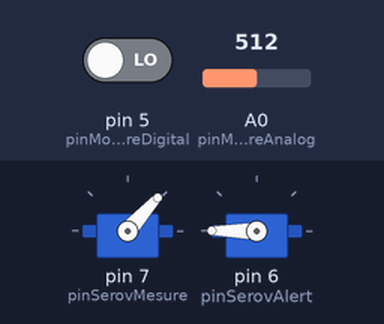
The sketch below on a simulated Arduino Uno, built with avr-gcc and run on an emulated ATmega328P. On the bench: 2 × servo. Inputs (shaded band) come from the test bench; at power-on: A0 (pinMoistureAnalog) = 512, pin 5 (pinMoistureDigital) LOW.

Above: at 6.3 s.
6.4 s: A0 (pinMoistureAnalog) set to 340
At 10.5 s:
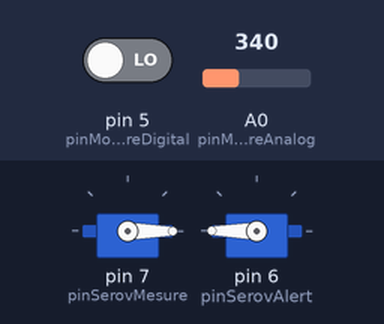
10.7 s: A0 (pinMoistureAnalog) set to 361
At 14.4 s:
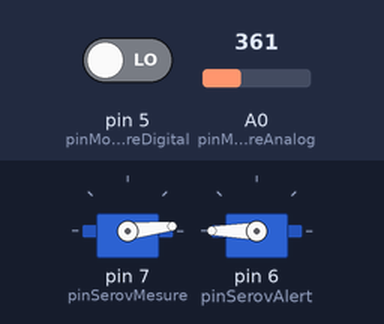
15.0 s: A0 (pinMoistureAnalog) set to 716
At 19.7 s:
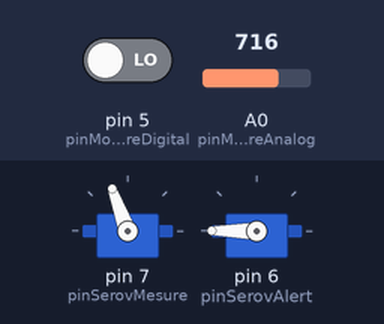
19.8 s: A0 (pinMoistureAnalog) set to 900
At 24.6 s:
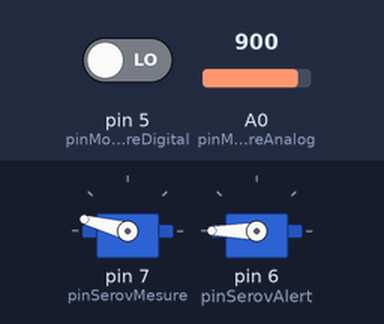
24.7 s: A0 (pinMoistureAnalog) set to 960
At 28.7 s:
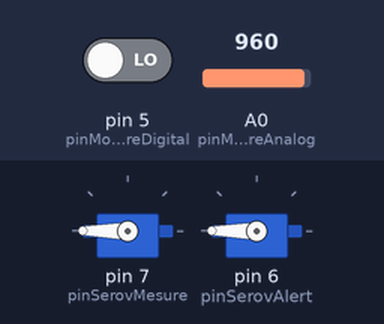
Timing chart, 0 to 30.2 s (numbered marks = the images above; inputs shaded):
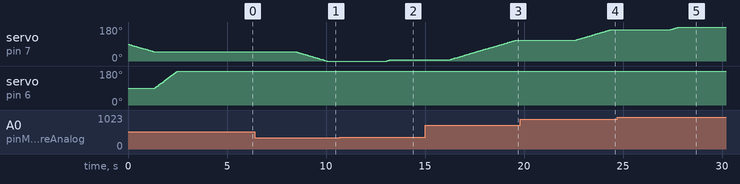

Measured:
- after the input at 6.4 s, servo on pin 7 (pinSerovMesure): moves from 48° to 0° over 1.5 s, starting after 2.1 s
- after the input at 10.7 s, servo on pin 7 (pinSerovMesure): 0° → 6° after 2.4 s
- after the input at 15.0 s, servo on pin 7 (pinSerovMesure): moves from 6° to 110° over 3.3 s, starting after 1.2 s
- after the input at 19.8 s, servo on pin 7 (pinSerovMesure): moves from 110° to 165° over 1.7 s, starting after 2.8 s
- after the input at 24.7 s, servo on pin 7 (pinSerovMesure): moves from 165° to 180° over 0.46 s, starting after 2.7 s

The sketch:

arduino_moisture_servo.ino
```cpp
#include <VarSpeedServo.h>
#include <JeeLib.h>

const int pinMoistureAnalog = A0;
const int pinMoistureDigital = 5;
const int pinSerovMesure = 7;
const int pinSerovAlert = 6;
VarSpeedServo servoMesure;
VarSpeedServo servoAlert;
int mappedMoisture = 0;
int lastMappedMoisture = 0;
int digitalMoisture = 0;
int analogMoisture = 600;
int maxMappedMoisture = 950;
int minMappedMoisture = 350;
int amountNeededToMove = 5;
boolean DEBUG = false;

ISR(WDT_vect) {
  Sleepy::watchdogEvent();
}

void debugOutput() {
  if (DEBUG) {
    Serial.print("Last mapped moisture : ");
    Serial.println(lastMappedMoisture);
    Serial.print("MappedMoisture : ");
    Serial.println(mappedMoisture);
    Serial.print("Analog Moisture : ");
    Serial.println(analogMoisture);
    Serial.print("Digital Moisture : ");
    Serial.println(digitalMoisture);
    Serial.println("-----------------------");
  }
}

void readInputs() {
  analogMoisture = analogRead(pinMoistureAnalog);
  digitalMoisture = digitalRead(pinMoistureDigital);
}

void ifExceedModifyMinMax() {
  if (analogMoisture < minMappedMoisture) {
    minMappedMoisture = analogMoisture;
  }
  if (analogMoisture > maxMappedMoisture) {
    maxMappedMoisture = analogMoisture;
  }
}

void computeMappedMoisture() {
  mappedMoisture = map(analogMoisture, minMappedMoisture, maxMappedMoisture, 0, 180);
}

void ifDiffIsEnoughMoveServo() {
  if (abs(lastMappedMoisture - mappedMoisture) > amountNeededToMove) {
    servoMesure.write(mappedMoisture, 20, true);
    lastMappedMoisture = mappedMoisture;
    int flagAlertPosition = (digitalMoisture == 1 ? 90 : 180);
    servoAlert.write(flagAlertPosition, 50, true);
  }
}

void setup() {
  pinMode(pinMoistureAnalog, INPUT);
  pinMode(pinMoistureDigital, INPUT);
  servoMesure.attach(pinSerovMesure);
  servoAlert.attach(pinSerovAlert);
  Serial.begin(9600);
}

void loop() {

  readInputs();
  ifExceedModifyMinMax();
  computeMappedMoisture();
  debugOutput();
  ifDiffIsEnoughMoveServo();


  Sleepy::loseSomeTime(3000);


}
```
